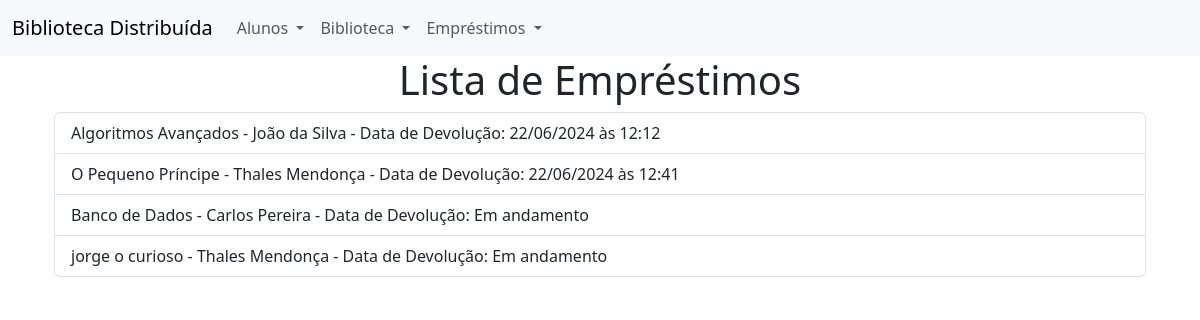
Before: /lista_emprestimos with the older database file.
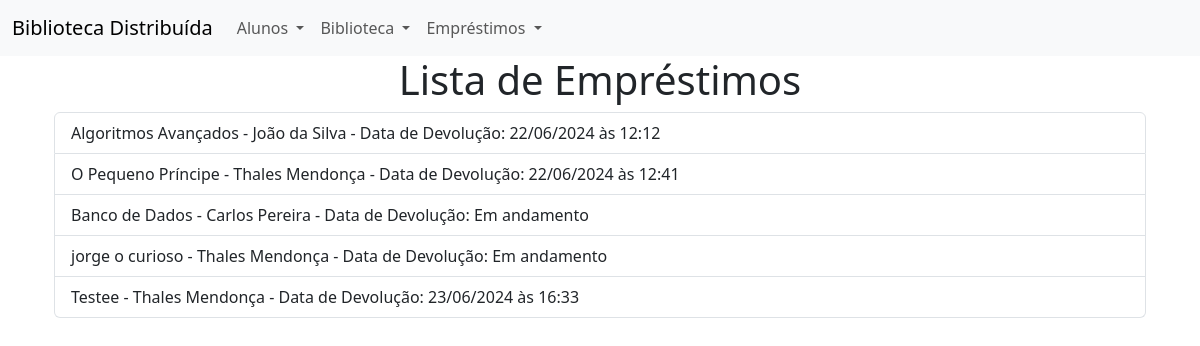
After: the same page with the newer database file.
### models.py (models this page shows)
class Emprestimo(db.Model):
    id = db.Column(db.Integer, primary_key=True)
    aluno_id = db.Column(db.Integer, db.ForeignKey('aluno.id'), nullable=False)
    livro_id = db.Column(db.Integer, db.ForeignKey('livro.id'), nullable=False)
    data_inicio = db.Column(db.DateTime, nullable=False, default=datetime.utcnow)
    data_entrega = db.Column(db.DateTime)
    aluno = db.relationship('Aluno', backref=db.backref('emprestimos', lazy=True))
    livro = db.relationship('Livro', backref=db.backref('emprestimos', lazy=True))

class Livro(db.Model):
    id = db.Column(db.Integer, primary_key=True)
    titulo = db.Column(db.String(100), nullable=False)
    autor = db.Column(db.String(100), nullable=False)
    categoria = db.Column(db.String(50))
    resumo = db.Column(db.Text)
    ano_publicacao = db.Column(db.Integer)
    qt_total = db.Column(db.Integer)
    qt_emprestada = db.Column(db.Integer)

class Aluno(db.Model):
    id = db.Column(db.Integer, primary_key=True)
    nome_completo = db.Column(db.String(100), nullable=False)
    apelido = db.Column(db.String(50))
    matricula = db.Column(db.String(20), unique=True, nullable=False)
    celular = db.Column(db.String(20))
    email = db.Column(db.String(100), unique=True, nullable=False)

### views.py (the view)
@app.route('/lista_emprestimos')
def lista_emprestimos():
    return controller.listar_emprestimos()

### controller.py (called while the page is built)
@handle_request_with_error_handling
def listar_emprestimos():
    emprestimos = Emprestimo.query.all()
    return render_template('lista_emprestimos.html', emprestimos=emprestimos, active_page='lista_emprestimos')

### templates/lista_emprestimos.html (shortened to what this page needs)
{% extends "index.html" %}
{% block content %}
<div class="container">
    <p class="h1 text-center">Lista de Empréstimos</p>
    <ul class="list-group">
        {% for emprestimo in emprestimos %}
        <li class="list-group-item">
            {{ emprestimo.livro.titulo }} - {{ emprestimo.aluno.nome_completo }} -
            Data de Devolução:
            {% if emprestimo.data_entrega %}
                {{ emprestimo.data_entrega.strftime('%d/%m/%Y às %H:%M') }}
            {% else %}
                Em andamento
            {% endif %}
        </li>
        {% endfor %}
    </ul>
</div>
{% endblock %}

Changed rows visible on the page:
added Emprestimo: livro.titulo "Testee", aluno.nome_completo "Thales Mendonça", data_entrega "23/06/2024 às 16:33"
